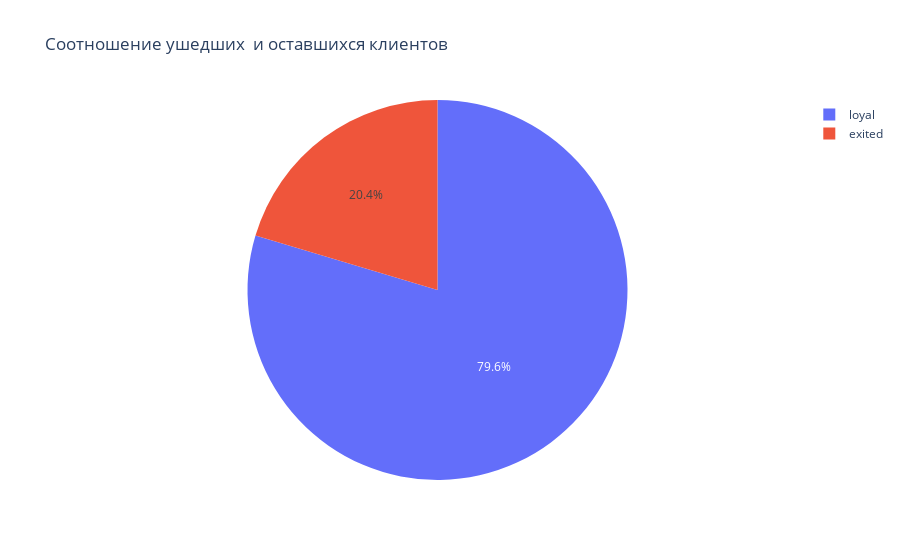

Here is the notebook cell this chart was saved with:
### Code cell
fig_1 = px.pie(
    data_frame=churn_df_copy,
    names = 'Exited',
    title = 'Соотношение ушедших  и оставшихся клиентов'
)
fig_1.show()

### Figure 1 — Plotly figure (JSON) as saved in the notebook; plotly's stock layout.template omitted (floating-point values rounded to 4 significant figures; data arrays with more than 128 entries replaced by an {"elided": "..."} marker saying what was removed)
{"data": [{"domain": {"x": [0, 1], "y": [0, 1]}, "hovertemplate": "Exited=%{label}<extra></extra>", "labels": {"elided": "10000 str values"}, "legendgroup": "", "name": "", "showlegend": true, "type": "pie"}], "layout": {"legend": {"tracegroupgap": 0}, "title": {"text": "Соотношение ушедших  и оставшихся клиентов"}}}
